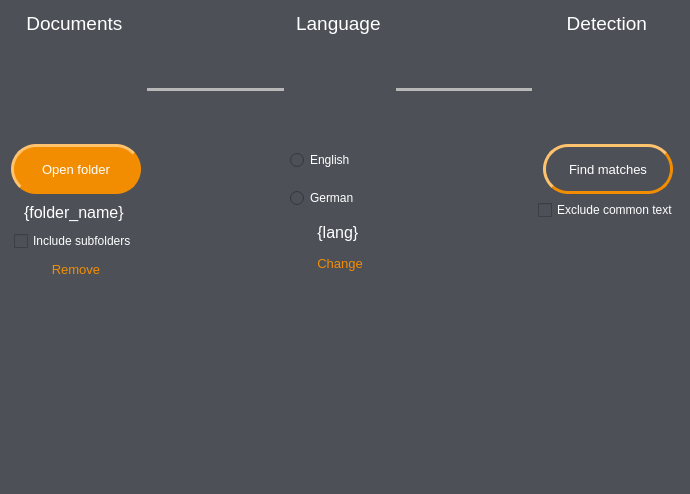
<?xml version="1.0" encoding="UTF-8"?>
<ui version="4.0">
    <class>home_widget</class>
    <widget class="QWidget" name="home_widget">
        <property name="geometry">
            <rect>
                <x>0</x>
                <y>0</y>
                <width>690</width>
                <height>494</height>
            </rect>
        </property>
        <property name="styleSheet">
            <string notr="true">background-color: rgb(77, 80, 87);</string>
        </property>
        <layout class="QGridLayout" name="gridLayout_2">
            <item row="1" column="3">
                <widget class="Line" name="lang_detect_line">
                    <property name="sizePolicy">
                        <sizepolicy hsizetype="Expanding" vsizetype="Fixed">
                            <horstretch>0</horstretch>
                            <verstretch>0</verstretch>
                        </sizepolicy>
                    </property>
                    <property name="minimumSize">
                        <size>
                            <width>50</width>
                            <height>0</height>
                        </size>
                    </property>
                    <property name="lineWidth">
                        <number>0</number>
                    </property>
                    <property name="midLineWidth">
                        <number>5</number>
                    </property>
                    <property name="orientation">
                        <enum>Qt::Horizontal</enum>
                    </property>
                </widget>
            </item>
            <item row="1" column="5" alignment="Qt::AlignHCenter|Qt::AlignTop">
                <widget class="QLabel" name="detect_icon">
                    <property name="sizePolicy">
                        <sizepolicy hsizetype="Fixed" vsizetype="Fixed">
                            <horstretch>0</horstretch>
                            <verstretch>0</verstretch>
                        </sizepolicy>
                    </property>
                    <property name="minimumSize">
                        <size>
                            <width>96</width>
                            <height>96</height>
                        </size>
                    </property>
                    <property name="maximumSize">
                        <size>
                            <width>96</width>
                            <height>96</height>
                        </size>
                    </property>
                    <property name="text">
                        <string>&lt;html&gt;&lt;head/&gt;&lt;body&gt;&lt;p align=&quot;center&quot;&gt;&lt;img
                            src=&quot;:/plagiarism_white.png&quot;/&gt;&lt;/p&gt;&lt;/body&gt;&lt;/html&gt;
                        </string>
                    </property>
                </widget>
            </item>
            <item row="0" column="0" alignment="Qt::AlignHCenter|Qt::AlignBottom">
                <widget class="QLabel" name="docs_label">
                    <property name="sizePolicy">
                        <sizepolicy hsizetype="Minimum" vsizetype="Minimum">
                            <horstretch>0</horstretch>
                            <verstretch>0</verstretch>
                        </sizepolicy>
                    </property>
                    <property name="minimumSize">
                        <size>
                            <width>100</width>
                            <height>25</height>
                        </size>
                    </property>
                    <property name="text">
                        <string>&lt;html&gt;&lt;head/&gt;&lt;body&gt;&lt;p align=&quot;center&quot;&gt;&lt;span
                            style=&quot; font-size:14pt; color:#ffffff;&quot;&gt;Documents&lt;/span&gt;&lt;/p&gt;&lt;/body&gt;&lt;/html&gt;
                        </string>
                    </property>
                </widget>
            </item>
            <item row="0" column="2" alignment="Qt::AlignBottom">
                <widget class="QLabel" name="lang_label">
                    <property name="sizePolicy">
                        <sizepolicy hsizetype="Minimum" vsizetype="Minimum">
                            <horstretch>0</horstretch>
                            <verstretch>0</verstretch>
                        </sizepolicy>
                    </property>
                    <property name="minimumSize">
                        <size>
                            <width>90</width>
                            <height>25</height>
                        </size>
                    </property>
                    <property name="text">
                        <string>&lt;html&gt;&lt;head/&gt;&lt;body&gt;&lt;p align=&quot;center&quot;&gt;&lt;span
                            style=&quot; font-size:14pt; color:#ffffff;&quot;&gt;Language&lt;/span&gt;&lt;/p&gt;&lt;/body&gt;&lt;/html&gt;
                        </string>
                    </property>
                </widget>
            </item>
            <item row="0" column="5" alignment="Qt::AlignHCenter|Qt::AlignBottom">
                <widget class="QLabel" name="detect_label">
                    <property name="sizePolicy">
                        <sizepolicy hsizetype="Minimum" vsizetype="Minimum">
                            <horstretch>0</horstretch>
                            <verstretch>0</verstretch>
                        </sizepolicy>
                    </property>
                    <property name="minimumSize">
                        <size>
                            <width>85</width>
                            <height>25</height>
                        </size>
                    </property>
                    <property name="text">
                        <string>&lt;html&gt;&lt;head/&gt;&lt;body&gt;&lt;p align=&quot;center&quot;&gt;&lt;span
                            style=&quot; font-size:14pt; color:#ffffff;&quot;&gt;Detection&lt;/span&gt;&lt;/p&gt;&lt;/body&gt;&lt;/html&gt;
                        </string>
                    </property>
                </widget>
            </item>
            <item row="1" column="0" alignment="Qt::AlignHCenter|Qt::AlignTop">
                <widget class="QLabel" name="docs_icon">
                    <property name="sizePolicy">
                        <sizepolicy hsizetype="Fixed" vsizetype="Fixed">
                            <horstretch>0</horstretch>
                            <verstretch>0</verstretch>
                        </sizepolicy>
                    </property>
                    <property name="minimumSize">
                        <size>
                            <width>96</width>
                            <height>96</height>
                        </size>
                    </property>
                    <property name="maximumSize">
                        <size>
                            <width>96</width>
                            <height>96</height>
                        </size>
                    </property>
                    <property name="text">
                        <string>&lt;html&gt;&lt;head/&gt;&lt;body&gt;&lt;p align=&quot;center&quot;&gt;&lt;img
                            src=&quot;:/add_circle_white.png&quot;/&gt;&lt;/p&gt;&lt;/body&gt;&lt;/html&gt;
                        </string>
                    </property>
                </widget>
            </item>
            <item row="1" column="1">
                <widget class="Line" name="docs_lang_line">
                    <property name="sizePolicy">
                        <sizepolicy hsizetype="Expanding" vsizetype="Fixed">
                            <horstretch>0</horstretch>
                            <verstretch>0</verstretch>
                        </sizepolicy>
                    </property>
                    <property name="minimumSize">
                        <size>
                            <width>50</width>
                            <height>0</height>
                        </size>
                    </property>
                    <property name="lineWidth">
                        <number>0</number>
                    </property>
                    <property name="midLineWidth">
                        <number>5</number>
                    </property>
                    <property name="orientation">
                        <enum>Qt::Horizontal</enum>
                    </property>
                </widget>
            </item>
            <item row="1" column="2" alignment="Qt::AlignTop">
                <widget class="QLabel" name="lang_icon">
                    <property name="sizePolicy">
                        <sizepolicy hsizetype="Fixed" vsizetype="Fixed">
                            <horstretch>0</horstretch>
                            <verstretch>0</verstretch>
                        </sizepolicy>
                    </property>
                    <property name="minimumSize">
                        <size>
                            <width>96</width>
                            <height>96</height>
                        </size>
                    </property>
                    <property name="maximumSize">
                        <size>
                            <width>96</width>
                            <height>96</height>
                        </size>
                    </property>
                    <property name="text">
                        <string>&lt;html&gt;&lt;head/&gt;&lt;body&gt;&lt;p align=&quot;center&quot;&gt;&lt;img
                            src=&quot;:/lang_white.png&quot;/&gt;&lt;/p&gt;&lt;/body&gt;&lt;/html&gt;
                        </string>
                    </property>
                </widget>
            </item>
            <item row="2" column="1">
                <spacer name="open_lang_spacer">
                    <property name="orientation">
                        <enum>Qt::Horizontal</enum>
                    </property>
                    <property name="sizeType">
                        <enum>QSizePolicy::Expanding</enum>
                    </property>
                    <property name="sizeHint" stdset="0">
                        <size>
                            <width>40</width>
                            <height>20</height>
                        </size>
                    </property>
                </spacer>
            </item>
            <item row="2" column="0">
                <layout class="QVBoxLayout" name="folder_layout">
                    <item alignment="Qt::AlignHCenter|Qt::AlignTop">
                        <widget class="QPushButton" name="open_folder_button">
                            <property name="sizePolicy">
                                <sizepolicy hsizetype="Fixed" vsizetype="Fixed">
                                    <horstretch>0</horstretch>
                                    <verstretch>0</verstretch>
                                </sizepolicy>
                            </property>
                            <property name="minimumSize">
                                <size>
                                    <width>130</width>
                                    <height>50</height>
                                </size>
                            </property>
                            <property name="maximumSize">
                                <size>
                                    <width>130</width>
                                    <height>50</height>
                                </size>
                            </property>
                            <property name="font">
                                <font>
                                    <pointsize>10</pointsize>
                                </font>
                            </property>
                            <property name="styleSheet">
                                <string notr="true">QPushButton {
                                    border-radius: 25px;
                                    border: 3px solid rgb(242, 141, 1);
                                    border-style: outset;
                                    color: rgb(255, 255, 255);
                                    background-color: rgb(242, 141, 1);
                                    }

                                    :hover{
                                    background-color: #b56900;
                                    border-color: #b56900;
                                    }

                                    :pressed {
                                    border-style: inset;
                                    }
                                </string>
                            </property>
                            <property name="text">
                                <string>Open folder</string>
                            </property>
                            <property name="icon">
                                <iconset resource="../res/resources.qrc">
                                    <normaloff>:/folder_open_white.png</normaloff>:/folder_open_white.png
                                </iconset>
                            </property>
                            <property name="autoDefault">
                                <bool>false</bool>
                            </property>
                            <property name="default">
                                <bool>false</bool>
                            </property>
                        </widget>
                    </item>
                    <item alignment="Qt::AlignHCenter|Qt::AlignTop">
                        <widget class="QLabel" name="folder_name_label">
                            <property name="sizePolicy">
                                <sizepolicy hsizetype="Minimum" vsizetype="Minimum">
                                    <horstretch>0</horstretch>
                                    <verstretch>0</verstretch>
                                </sizepolicy>
                            </property>
                            <property name="minimumSize">
                                <size>
                                    <width>0</width>
                                    <height>25</height>
                                </size>
                            </property>
                            <property name="text">
                                <string>&lt;html&gt;&lt;head/&gt;&lt;body&gt;&lt;p align=&quot;center&quot;&gt;&lt;span
                                    style=&quot; font-size:12pt; color:#ffffff;&quot;&gt;{folder_name}&lt;/span&gt;&lt;/p&gt;&lt;/body&gt;&lt;/html&gt;
                                </string>
                            </property>
                        </widget>
                    </item>
                    <item alignment="Qt::AlignHCenter">
                        <widget class="QCheckBox" name="recursive_check_box">
                            <property name="styleSheet">
                                <string notr="true">color: rgb(255, 255, 255);</string>
                            </property>
                            <property name="text">
                                <string>Include subfolders</string>
                            </property>
                        </widget>
                    </item>
                    <item alignment="Qt::AlignHCenter|Qt::AlignTop">
                        <widget class="QPushButton" name="remove_folder_button">
                            <property name="sizePolicy">
                                <sizepolicy hsizetype="Minimum" vsizetype="Minimum">
                                    <horstretch>0</horstretch>
                                    <verstretch>0</verstretch>
                                </sizepolicy>
                            </property>
                            <property name="minimumSize">
                                <size>
                                    <width>0</width>
                                    <height>25</height>
                                </size>
                            </property>
                            <property name="font">
                                <font>
                                    <pointsize>10</pointsize>
                                </font>
                            </property>
                            <property name="styleSheet">
                                <string notr="true">QPushButton {
                                    color: #f28d01;
                                    }

                                    :hover{
                                    color: #b56900;
                                    }
                                </string>
                            </property>
                            <property name="text">
                                <string>Remove</string>
                            </property>
                            <property name="flat">
                                <bool>true</bool>
                            </property>
                        </widget>
                    </item>
                    <item>
                        <spacer name="folder_layout_bottom_spacer">
                            <property name="orientation">
                                <enum>Qt::Vertical</enum>
                            </property>
                            <property name="sizeHint" stdset="0">
                                <size>
                                    <width>20</width>
                                    <height>40</height>
                                </size>
                            </property>
                        </spacer>
                    </item>
                </layout>
            </item>
            <item row="2" column="3">
                <spacer name="lang_detect_spacer">
                    <property name="orientation">
                        <enum>Qt::Horizontal</enum>
                    </property>
                    <property name="sizeType">
                        <enum>QSizePolicy::Expanding</enum>
                    </property>
                    <property name="sizeHint" stdset="0">
                        <size>
                            <width>40</width>
                            <height>20</height>
                        </size>
                    </property>
                </spacer>
            </item>
            <item row="4" column="2">
                <spacer name="verticalSpacer">
                    <property name="orientation">
                        <enum>Qt::Vertical</enum>
                    </property>
                    <property name="sizeHint" stdset="0">
                        <size>
                            <width>20</width>
                            <height>40</height>
                        </size>
                    </property>
                </spacer>
            </item>
            <item row="2" column="2">
                <layout class="QVBoxLayout" name="sel_lang_layout">
                    <item alignment="Qt::AlignHCenter|Qt::AlignTop">
                        <widget class="QRadioButton" name="eng_radio">
                            <property name="enabled">
                                <bool>false</bool>
                            </property>
                            <property name="sizePolicy">
                                <sizepolicy hsizetype="Minimum" vsizetype="Minimum">
                                    <horstretch>0</horstretch>
                                    <verstretch>0</verstretch>
                                </sizepolicy>
                            </property>
                            <property name="minimumSize">
                                <size>
                                    <width>100</width>
                                    <height>32</height>
                                </size>
                            </property>
                            <property name="styleSheet">
                                <string notr="true">color: rgb(255, 255, 255);</string>
                            </property>
                            <property name="text">
                                <string>English</string>
                            </property>
                            <property name="icon">
                                <iconset resource="../res/resources.qrc">
                                    <normaloff>:/uk_flag.png</normaloff>:/uk_flag.png
                                </iconset>
                            </property>
                            <property name="iconSize">
                                <size>
                                    <width>32</width>
                                    <height>32</height>
                                </size>
                            </property>
                        </widget>
                    </item>
                    <item alignment="Qt::AlignHCenter|Qt::AlignTop">
                        <widget class="QRadioButton" name="ger_radio">
                            <property name="enabled">
                                <bool>false</bool>
                            </property>
                            <property name="sizePolicy">
                                <sizepolicy hsizetype="Minimum" vsizetype="Minimum">
                                    <horstretch>0</horstretch>
                                    <verstretch>0</verstretch>
                                </sizepolicy>
                            </property>
                            <property name="minimumSize">
                                <size>
                                    <width>100</width>
                                    <height>32</height>
                                </size>
                            </property>
                            <property name="styleSheet">
                                <string notr="true">color: rgb(255, 255, 255);</string>
                            </property>
                            <property name="text">
                                <string>German</string>
                            </property>
                            <property name="icon">
                                <iconset resource="../res/resources.qrc">
                                    <normaloff>:/ger_flag.png</normaloff>:/ger_flag.png
                                </iconset>
                            </property>
                            <property name="iconSize">
                                <size>
                                    <width>32</width>
                                    <height>32</height>
                                </size>
                            </property>
                        </widget>
                    </item>
                    <item alignment="Qt::AlignHCenter|Qt::AlignTop">
                        <widget class="QLabel" name="sel_lang_label">
                            <property name="sizePolicy">
                                <sizepolicy hsizetype="Minimum" vsizetype="Minimum">
                                    <horstretch>0</horstretch>
                                    <verstretch>0</verstretch>
                                </sizepolicy>
                            </property>
                            <property name="minimumSize">
                                <size>
                                    <width>0</width>
                                    <height>25</height>
                                </size>
                            </property>
                            <property name="text">
                                <string>&lt;html&gt;&lt;head/&gt;&lt;body&gt;&lt;p align=&quot;center&quot;&gt;&lt;span
                                    style=&quot; font-size:12pt; color:#ffffff;&quot;&gt;{lang}&lt;/span&gt;&lt;/p&gt;&lt;/body&gt;&lt;/html&gt;
                                </string>
                            </property>
                        </widget>
                    </item>
                    <item alignment="Qt::AlignHCenter|Qt::AlignTop">
                        <widget class="QPushButton" name="change_lang_button">
                            <property name="sizePolicy">
                                <sizepolicy hsizetype="Minimum" vsizetype="Minimum">
                                    <horstretch>0</horstretch>
                                    <verstretch>0</verstretch>
                                </sizepolicy>
                            </property>
                            <property name="minimumSize">
                                <size>
                                    <width>0</width>
                                    <height>25</height>
                                </size>
                            </property>
                            <property name="font">
                                <font>
                                    <pointsize>10</pointsize>
                                </font>
                            </property>
                            <property name="styleSheet">
                                <string notr="true">QPushButton {
                                    color: #f28d01;
                                    }

                                    :hover{
                                    color: #b56900;
                                    }
                                </string>
                            </property>
                            <property name="text">
                                <string>Change</string>
                            </property>
                            <property name="flat">
                                <bool>true</bool>
                            </property>
                        </widget>
                    </item>
                    <item>
                        <spacer name="sel_layout_bottom_spacer">
                            <property name="orientation">
                                <enum>Qt::Vertical</enum>
                            </property>
                            <property name="sizeHint" stdset="0">
                                <size>
                                    <width>20</width>
                                    <height>40</height>
                                </size>
                            </property>
                        </spacer>
                    </item>
                </layout>
            </item>
            <item row="2" column="5">
                <layout class="QVBoxLayout" name="detection_layout">
                    <property name="rightMargin">
                        <number>0</number>
                    </property>
                    <item alignment="Qt::AlignHCenter|Qt::AlignTop">
                        <widget class="QPushButton" name="detect_button">
                            <property name="enabled">
                                <bool>false</bool>
                            </property>
                            <property name="sizePolicy">
                                <sizepolicy hsizetype="Fixed" vsizetype="Fixed">
                                    <horstretch>0</horstretch>
                                    <verstretch>0</verstretch>
                                </sizepolicy>
                            </property>
                            <property name="minimumSize">
                                <size>
                                    <width>130</width>
                                    <height>50</height>
                                </size>
                            </property>
                            <property name="maximumSize">
                                <size>
                                    <width>130</width>
                                    <height>50</height>
                                </size>
                            </property>
                            <property name="font">
                                <font>
                                    <pointsize>10</pointsize>
                                </font>
                            </property>
                            <property name="styleSheet">
                                <string notr="true">QPushButton {
                                    border-radius: 25px;
                                    border: 3px solid rgb(242, 141, 1);
                                    border-style: outset;
                                    color: rgb(255, 255, 255);
                                    }

                                    :enabled {
                                    background-color: rgb(242, 141, 1);
                                    }

                                    :hover{
                                    background-color: #b56900;
                                    border-color: #b56900;
                                    }

                                    :pressed {
                                    border-style: inset;
                                    }
                                </string>
                            </property>
                            <property name="text">
                                <string>Find matches</string>
                            </property>
                            <property name="icon">
                                <iconset resource="../res/resources.qrc">
                                    <normaloff>:/search_white.png</normaloff>:/search_white.png
                                </iconset>
                            </property>
                            <property name="autoDefault">
                                <bool>false</bool>
                            </property>
                            <property name="default">
                                <bool>false</bool>
                            </property>
                        </widget>
                    </item>
                    <item alignment="Qt::AlignHCenter|Qt::AlignTop">
                        <widget class="QCheckBox" name="exclude_common_check_box">
                            <property name="enabled">
                                <bool>true</bool>
                            </property>
                            <property name="styleSheet">
                                <string notr="true">color: rgb(255, 255, 255);</string>
                            </property>
                            <property name="text">
                                <string>Exclude common text</string>
                            </property>
                        </widget>
                    </item>
                    <item>
                        <spacer name="detection_bottom_spacer">
                            <property name="orientation">
                                <enum>Qt::Vertical</enum>
                            </property>
                            <property name="sizeHint" stdset="0">
                                <size>
                                    <width>20</width>
                                    <height>40</height>
                                </size>
                            </property>
                        </spacer>
                    </item>
                </layout>
            </item>
        </layout>
    </widget>
    <resources>
        <include location="../res/resources.qrc"/>
    </resources>
    <connections/>
</ui>
